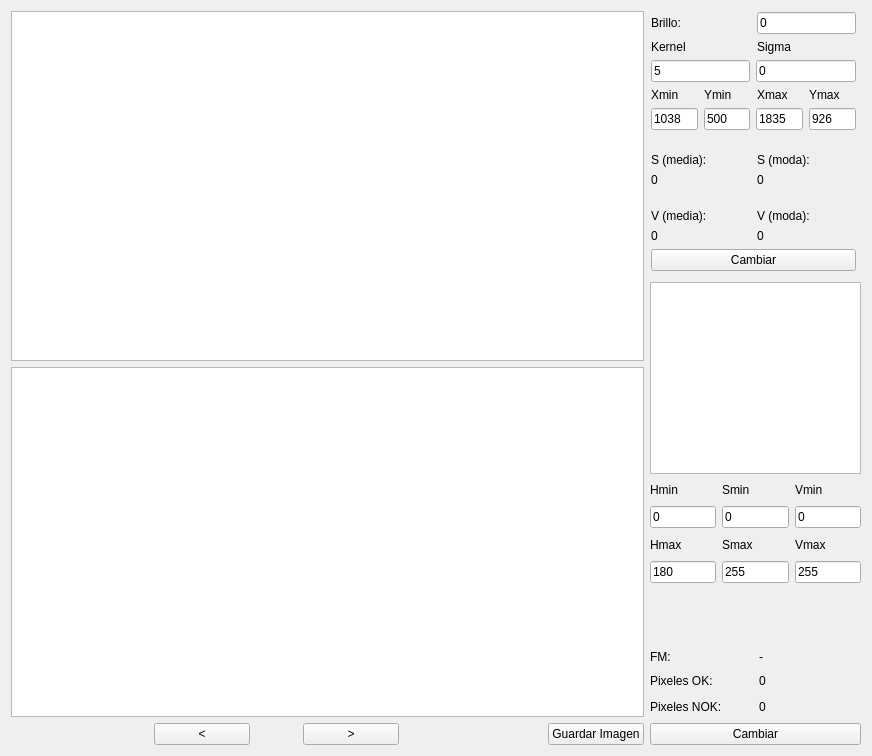
      <widget class="QWidget" name="tab">
       <attribute name="title">
        <string>Comprobación HSV</string>
       </attribute>
       <layout class="QGridLayout" name="gridLayout_4">
        <item row="0" column="0">
         <layout class="QGridLayout" name="gridLayout" columnstretch="3,1">
          <item row="1" column="0">
           <layout class="QVBoxLayout" name="verticalLayout">
            <item>
             <widget class="QGraphicsView" name="graphicsView_2"/>
            </item>
            <item>
             <widget class="QGraphicsView" name="graphicsView"/>
            </item>
            <item>
             <layout class="QHBoxLayout" name="horizontalLayout" stretch="3,2,1,2,3,0">
              <item>
               <spacer name="horizontalSpacer">
                <property name="orientation">
                 <enum>Qt::Horizontal</enum>
                </property>
                <property name="sizeHint" stdset="0">
                 <size>
                  <width>40</width>
                  <height>20</height>
                 </size>
                </property>
               </spacer>
              </item>
              <item>
               <widget class="QPushButton" name="pushButton_2">
                <property name="text">
                 <string>&lt;</string>
                </property>
               </widget>
              </item>
              <item>
               <spacer name="horizontalSpacer_2">
                <property name="orientation">
                 <enum>Qt::Horizontal</enum>
                </property>
                <property name="sizeHint" stdset="0">
                 <size>
                  <width>40</width>
                  <height>20</height>
                 </size>
                </property>
               </spacer>
              </item>
              <item>
               <widget class="QPushButton" name="pushButton">
                <property name="text">
                 <string>&gt;</string>
                </property>
               </widget>
              </item>
              <item>
               <spacer name="horizontalSpacer_3">
                <property name="orientation">
                 <enum>Qt::Horizontal</enum>
                </property>
                <property name="sizeHint" stdset="0">
                 <size>
                  <width>40</width>
                  <height>20</height>
                 </size>
                </property>
               </spacer>
              </item>
              <item>
               <widget class="QPushButton" name="pushButton_5">
                <property name="text">
                 <string>Guardar Imagen</string>
                </property>
               </widget>
              </item>
             </layout>
            </item>
           </layout>
          </item>
          <item row="1" column="1">
           <layout class="QVBoxLayout" name="verticalLayout_6" stretch="3,0,3">
            <item>
             <layout class="QVBoxLayout" name="verticalLayout_7" stretch="1,0,0,1,1,2,1,1,2,1,1,0">
              <property name="leftMargin">
               <number>1</number>
              </property>
              <property name="topMargin">
               <number>1</number>
              </property>
              <property name="rightMargin">
               <number>5</number>
              </property>
              <property name="bottomMargin">
               <number>5</number>
              </property>
              <item>
               <layout class="QHBoxLayout" name="horizontalLayout_3" stretch="1,1">
                <item>
                 <widget class="QLabel" name="label_6">
                  <property name="text">
                   <string>Brillo:</string>
                  </property>
                 </widget>
                </item>
                <item>
                 <widget class="QLineEdit" name="lineEdit_brillo">
                  <property name="text">
                   <string>0</string>
                  </property>
                 </widget>
                </item>
               </layout>
              </item>
              <item>
               <layout class="QHBoxLayout" name="horizontalLayout_16">
                <item>
                 <widget class="QLabel" name="label_2">
                  <property name="text">
                   <string>Kernel</string>
                  </property>
                 </widget>
                </item>
                <item>
                 <widget class="QLabel" name="label">
                  <property name="text">
                   <string>Sigma</string>
                  </property>
                 </widget>
                </item>
               </layout>
              </item>
              <item>
               <layout class="QHBoxLayout" name="horizontalLayout_17">
                <item>
                 <widget class="QLineEdit" name="lineEdit_kernel">
                  <property name="text">
                   <string>5</string>
                  </property>
                 </widget>
                </item>
                <item>
                 <widget class="QLineEdit" name="lineEdit_sigma">
                  <property name="text">
                   <string>0</string>
                  </property>
                 </widget>
                </item>
               </layout>
              </item>
              <item>
               <layout class="QHBoxLayout" name="horizontalLayout_14">
                <item>
                 <widget class="QLabel" name="label_xmin">
                  <property name="text">
                   <string>Xmin</string>
                  </property>
                 </widget>
                </item>
                <item>
                 <widget class="QLabel" name="label_ymin">
                  <property name="text">
                   <string>Ymin</string>
                  </property>
                 </widget>
                </item>
                <item>
                 <widget class="QLabel" name="label_xmax">
                  <property name="text">
                   <string>Xmax</string>
                  </property>
                 </widget>
                </item>
                <item>
                 <widget class="QLabel" name="label_ymax">
                  <property name="text">
                   <string>Ymax</string>
                  </property>
                 </widget>
                </item>
               </layout>
              </item>
              <item>
               <layout class="QHBoxLayout" name="horizontalLayout_15">
                <item>
                 <widget class="QLineEdit" name="lineEdit_xmin">
                  <property name="text">
                   <string>1038</string>
                  </property>
                 </widget>
                </item>
                <item>
                 <widget class="QLineEdit" name="lineEdit_ymin">
                  <property name="text">
                   <string>500</string>
                  </property>
                 </widget>
                </item>
                <item>
                 <widget class="QLineEdit" name="lineEdit_xmax">
                  <property name="text">
                   <string>1835</string>
                  </property>
                 </widget>
                </item>
                <item>
                 <widget class="QLineEdit" name="lineEdit_ymax">
                  <property name="text">
                   <string>926</string>
                  </property>
                 </widget>
                </item>
               </layout>
              </item>
              <item>
               <spacer name="verticalSpacer">
                <property name="orientation">
                 <enum>Qt::Vertical</enum>
                </property>
                <property name="sizeHint" stdset="0">
                 <size>
                  <width>20</width>
                  <height>40</height>
                 </size>
                </property>
               </spacer>
              </item>
              <item>
               <layout class="QHBoxLayout" name="horizontalLayout_4">
                <item>
                 <widget class="QLabel" name="label_13">
                  <property name="text">
                   <string>S (media):</string>
                  </property>
                 </widget>
                </item>
                <item>
                 <widget class="QLabel" name="label_14">
                  <property name="text">
                   <string>S (moda):</string>
                  </property>
                 </widget>
                </item>
               </layout>
              </item>
              <item>
               <layout class="QHBoxLayout" name="horizontalLayout_6">
                <item>
                 <widget class="QLabel" name="label_smedia">
                  <property name="text">
                   <string>0</string>
                  </property>
                 </widget>
                </item>
                <item>
                 <widget class="QLabel" name="label_smoda">
                  <property name="text">
                   <string>0</string>
                  </property>
                 </widget>
                </item>
               </layout>
              </item>
              <item>
               <spacer name="verticalSpacer_2">
                <property name="orientation">
                 <enum>Qt::Vertical</enum>
                </property>
                <property name="sizeHint" stdset="0">
                 <size>
                  <width>20</width>
                  <height>40</height>
                 </size>
                </property>
               </spacer>
              </item>
              <item>
               <layout class="QHBoxLayout" name="horizontalLayout_5">
                <item>
                 <widget class="QLabel" name="label_17">
                  <property name="text">
                   <string>V (media):</string>
                  </property>
                 </widget>
                </item>
                <item>
                 <widget class="QLabel" name="label_18">
                  <property name="text">
                   <string>V (moda): </string>
                  </property>
                 </widget>
                </item>
               </layout>
              </item>
              <item>
               <layout class="QHBoxLayout" name="horizontalLayout_7">
                <item>
                 <widget class="QLabel" name="label_vmedia">
                  <property name="text">
                   <string>0</string>
                  </property>
                 </widget>
                </item>
                <item>
                 <widget class="QLabel" name="label_vmoda">
                  <property name="text">
                   <string>0</string>
                  </property>
                 </widget>
                </item>
               </layout>
              </item>
              <item>
               <widget class="QPushButton" name="pushButton_cambiarBrillo">
                <property name="text">
                 <string>Cambiar</string>
                </property>
               </widget>
              </item>
             </layout>
            </item>
            <item>
             <widget class="QGraphicsView" name="graphicsView_5"/>
            </item>
            <item>
             <layout class="QVBoxLayout" name="verticalLayout_8" stretch="1,1,1,1,3,0,1,1,0">
              <item>
               <layout class="QHBoxLayout" name="horizontalLayout_8">
                <item>
                 <widget class="QLabel" name="label_21">
                  <property name="text">
                   <string>Hmin</string>
                  </property>
                 </widget>
                </item>
                <item>
                 <widget class="QLabel" name="label_22">
                  <property name="text">
                   <string>Smin</string>
                  </property>
                 </widget>
                </item>
                <item>
                 <widget class="QLabel" name="label_23">
                  <property name="text">
                   <string>Vmin</string>
                  </property>
                 </widget>
                </item>
               </layout>
              </item>
              <item>
               <layout class="QHBoxLayout" name="horizontalLayout_10">
                <item>
                 <widget class="QLineEdit" name="lineEdit_hmin">
                  <property name="text">
                   <string>0</string>
                  </property>
                 </widget>
                </item>
                <item>
                 <widget class="QLineEdit" name="lineEdit_smin">
                  <property name="text">
                   <string>0</string>
                  </property>
                 </widget>
                </item>
                <item>
                 <widget class="QLineEdit" name="lineEdit_vmin">
                  <property name="text">
                   <string>0</string>
                  </property>
                 </widget>
                </item>
               </layout>
              </item>
              <item>
               <layout class="QHBoxLayout" name="horizontalLayout_9">
                <item>
                 <widget class="QLabel" name="label_24">
                  <property name="text">
                   <string>Hmax</string>
                  </property>
                 </widget>
                </item>
                <item>
                 <widget class="QLabel" name="label_25">
                  <property name="text">
                   <string>Smax</string>
                  </property>
                 </widget>
                </item>
                <item>
                 <widget class="QLabel" name="label_26">
                  <property name="text">
                   <string>Vmax</string>
                  </property>
                 </widget>
                </item>
               </layout>
              </item>
              <item>
               <layout class="QHBoxLayout" name="horizontalLayout_11">
                <item>
                 <widget class="QLineEdit" name="lineEdit_hmax">
                  <property name="text">
                   <string>180</string>
                  </property>
                 </widget>
                </item>
                <item>
                 <widget class="QLineEdit" name="lineEdit_smax">
                  <property name="text">
                   <string>255</string>
                  </property>
                 </widget>
                </item>
                <item>
                 <widget class="QLineEdit" name="lineEdit_vmax">
                  <property name="text">
                   <string>255</string>
                  </property>
                 </widget>
                </item>
               </layout>
              </item>
              <item>
               <spacer name="verticalSpacer_3">
                <property name="orientation">
                 <enum>Qt::Vertical</enum>
                </property>
                <property name="sizeHint" stdset="0">
                 <size>
                  <width>20</width>
                  <height>40</height>
                 </size>
                </property>
               </spacer>
              </item>
              <item>
               <layout class="QHBoxLayout" name="horizontalLayout_18" stretch="1,1">
                <item>
                 <widget class="QLabel" name="label_5">
                  <property name="text">
                   <string>FM: </string>
                  </property>
                 </widget>
                </item>
                <item>
                 <widget class="QLabel" name="label_fm">
                  <property name="text">
                   <string>-</string>
                  </property>
                 </widget>
                </item>
               </layout>
              </item>
              <item>
               <layout class="QHBoxLayout" name="horizontalLayout_12">
                <item>
                 <widget class="QLabel" name="label_3">
                  <property name="text">
                   <string>Pixeles OK: </string>
                  </property>
                 </widget>
                </item>
                <item>
                 <widget class="QLabel" name="label_pok">
                  <property name="text">
                   <string>0</string>
                  </property>
                 </widget>
                </item>
               </layout>
              </item>
              <item>
               <layout class="QHBoxLayout" name="horizontalLayout_13">
                <item>
                 <widget class="QLabel" name="label_4">
                  <property name="text">
                   <string>Pixeles NOK:</string>
                  </property>
                 </widget>
                </item>
                <item>
                 <widget class="QLabel" name="label_pko">
                  <property name="text">
                   <string>0</string>
                  </property>
                 </widget>
                </item>
               </layout>
              </item>
              <item>
               <widget class="QPushButton" name="pushButton_cambiar">
                <property name="text">
                 <string>Cambiar</string>
                </property>
               </widget>
              </item>
             </layout>
            </item>
           </layout>
          </item>
         </layout>
        </item>
       </layout>
      </widget>
